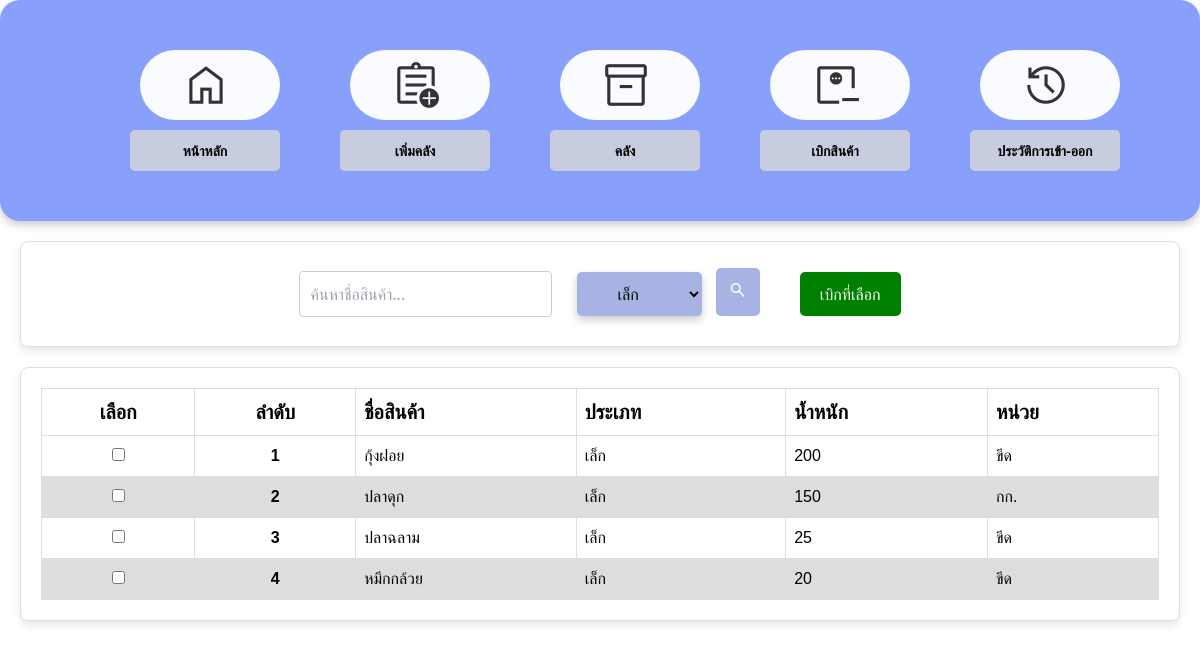
Screenshot of /projectfish/minus.php?type=เล็ก with the database file from the repository.
### tables this page shows
CREATE TABLE `inventory` (
  `id` int(11) NOT NULL,
  `product_name` varchar(255) DEFAULT NULL,
  `action` enum('เข้า','ออก') NOT NULL,
  `type` varchar(255) DEFAULT NULL,
  `weight` int(11) DEFAULT NULL,
  `unit` varchar(255) DEFAULT NULL,
  `price` int(11) DEFAULT NULL,
  `weight_out` decimal(10,2) DEFAULT NULL,
  `status` enum('เข้าคลัง','ออก') NOT NULL,
  `date_time` timestamp NOT NULL DEFAULT current_timestamp()
);

### projectfish/minus.php (the view, shortened to what this page needs)
<!DOCTYPE html>
<html lang="th">
<head>
    <link href="minus.css" rel="stylesheet" type="text/css" />
    <link href="dropdown_inventory.css" rel="stylesheet" type="text/css" />
    <link href="table_inv.css" rel="stylesheet" type="text/css" />
    <script src="https://cdn.tailwindcss.com"></script>
    <link rel="stylesheet" href="https://cdnjs.cloudflare.com/ajax/libs/font-awesome/6.0.0-beta3/css/all.min.css" />
    <link rel="stylesheet" href="https://cdnjs.cloudflare.com/ajax/libs/font-awesome/4.7.0/css/font-awesome.min.css">
</head>
<body>
    <div class="main-container">
        <div class="button-container">
            <div>
                <button class="btn glass"><a href="index.php">
                        <i class="material-symbols-outlined icon-large mr-2">home</i>
                    </a></button>
                <div class="la"><b>หน้าหลัก</b></div>
            </div>
            <div>
                <button class="btn glass"><a href="add_inventory.php">
                        <i class="material-symbols-outlined icon-large mr-2">assignment_add</i>
                    </a></button>
                <div class="la"><b>เพิ่มคลัง</b></div>
            </div>
            <div>
                <button class="btn glass"><a href="inventory.php">
                        <i class="material-symbols-outlined icon-large mr-2">inventory_2</i>
                    </a></button>
                <div class="la"><b>คลัง</b></div>
            </div>
            <div>
                <button class="btn glass"><a href="minus.php">
                        <i class="material-symbols-outlined icon-large mr-2">monitor_weight_loss</i>
                    </a></button>
                <div class="la"><b>เบิกสินค้า</b></div>
            </div>
            <div>
                <button class="btn glass"><a href="history.php">
                        <i class="material-symbols-outlined icon-large mr-2">history</i>
                    </a></button>
                <div class="la2"><b>ประวัติการเข้า-ออก</b></div>
            </div>
        </div>
    </div>
    <?php
$servername = "localhost";
$username = "root";
$password = "";
$dbname = "inventory_db";
$conn = new mysqli($servername, $username, $password, $dbname);
$type_filter = isset($_GET['type']) ? $_GET['type'] : '';
$search_query = isset($_GET['search']) ? $_GET['search'] : '';
$sql = "SELECT * FROM inventory WHERE 1=1";
if ($type_filter) {
    $type_filter = $conn->real_escape_string($type_filter);
    $sql .= " AND type = '$type_filter'";
}
$sql .= " AND weight > 0";
$sql .= " ORDER BY weight DESC";
$result = $conn->query($sql);
?>
        <div class="column1">
        <div class="wrapper">
        <div class="search-box">
            <form action="" method="GET">
                <input type="text" name="search" class="search-input" placeholder="ค้นหาชื่อสินค้า..." value="<?php echo htmlspecialchars($search_query); ?>">
                <select name="type" class="search-select">
                    <option value="เล็ก" <?php if ($type_filter == 'เล็ก') echo 'selected'; ?>>เล็ก</option>
                </select>
                <button type="submit" class="search-button">
                    <i class="material-symbols-outlined icon-large1">search</i>
                </button>
            </form>
        </div>
        <form id="deduction-form" action="show_deduction_form.php" method="POST">
        <button type="submit" class="deletedata-button">เบิกที่เลือก</button>
    </div>
        <div class="wrapper">
            <table class="table">
                <thead>
                    <tr style="font-size:20px;">
                        <th><center>เลือก</center></th>
                        <th><center>ลำดับ</center></th>
                        <th>ชื่อสินค้า</th>
                        <th>ประเภท</th>
                        <th>น้ำหนัก</th>
                        <th>หน่วย</th>
                    </tr>
                </thead>
                <tbody>
                    <?php
                    if ($result->num_rows > 0) {
                        $row_number = 1;
                        while ($row = $result->fetch_assoc()) {
                            echo "<tr>";
                            echo "<td><center><input type='checkbox' name='selected_ids[]' value='" . $row['id'] . "'></center></td>";
                            echo "<th style='text-align: center;'>" . $row_number . "</th>";
                            echo "<td>" . $row['product_name'] . "</td>";
                            echo "<td>" . $row['type'] . "</td>";
                            echo "<td>" . $row['weight'] . "</td>";
                            echo "<td>" . $row['unit'] . "</td>";
                            echo "</tr>";
                            $row_number++;
                        }
                    } else {
                        echo "<tr><td colspan='7' style='text-align: center;'>ไม่มีข้อมูล</td></tr>";
                    }
                    ?>
                </tbody>
            </table>
        </div>
        </div>
</body>
</html>

### projectfish/minus.css (style rules this page uses)
.main-container { display: flex; align-items: center; justify-content: center; width: auto; padding: 50px; border-radius: 20px; box-shadow: 0 4px 8px rgba(0, 0, 0, 0.2); background-color: #89a0fa; background-size: cover; background-position: center; background-repeat: no-repeat; }
.button-container { display: flex; flex-wrap: wrap-reverse; justify-content: center; gap: 10px; }
.btn { display: flex; align-items: center; justify-content: center; width: 140px; padding: 10px; border: none; border-radius: 50px; background-color: rgba(255, 255, 255, 0.955); color: #333; cursor: pointer; text-align: center; text-decoration: none; transition: background-color 0.3s ease; margin-left: 60px; }
.btn a { text-decoration: none; color: inherit; display: flex; align-items: center; justify-content: center; }
.la, .la2 { margin-top: 10px; margin-left: 50px; font-size: 14px; background-color: #d7d7d7cb; color: #000000; border: none; padding: 10px; border-radius: 5px; text-align: center; }
.wrapper { display: flex; align-items: center; justify-content: space-between; padding: 20px; margin: 20px; border: 1px solid #ddd; border-radius: 8px; box-shadow: 0 4px 8px rgba(0, 0, 0, 0.1); }
.wrapper { display: flex; align-items: center; justify-content: center; }
.wrapper .search-box { margin-right: 20px; display: flex; align-items: center; }
.search-box { display: flex; align-items: center; }
.search-input { padding: 10px; border-radius: 4px; border: 1px solid #ccc; margin-right: 10px; }
.search-button { background-color: #A7B3E3; color: #fff; border: none; padding: 10px; border-radius: 5px; cursor: pointer; }
.search-select { box-shadow: 0 4px 8px rgba(0, 0, 0, 0.2); color: rgb(0, 0, 0); background-color: #A7B3E3; border-radius: 5px; margin: 10px; padding: 10px; padding-right: 20px; text-align: center; }

### projectfish/table_inv.css (style rules this page uses)
table { font-family: arial, sans-serif; border-collapse: collapse; width: 100%; }
td, th { border: 1px solid #dddddd; text-align: left; padding: 8px; }
tr:nth-child(even) { background-color: #dddddd; }

### projectfish/minus.php (style rules this page uses)
.icon-large { font-size: 50px; }
.icon-large1 { padding: 2px; font-size: 20px; }
.deletedata-button { margin-left: 20px; padding: 10px 20px; background-color: green; color: white; border: none; border-radius: 5px; cursor: pointer; }

### rows the page displays
inventory: product_name "กุ้งฝอย", type "เล็ก", weight "200", unit "ขีด"
inventory: product_name "ปลาดุก", type "เล็ก", weight "150", unit "กก."
inventory: product_name "ปลาฉลาม", type "เล็ก", weight "25", unit "ขีด"
inventory: product_name "หมึกกล้วย", type "เล็ก", weight "20", unit "ขีด"
